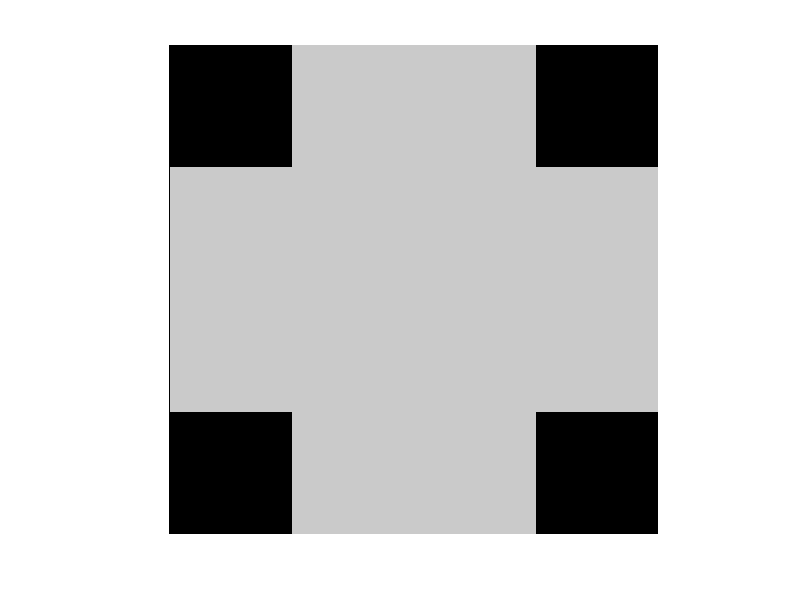
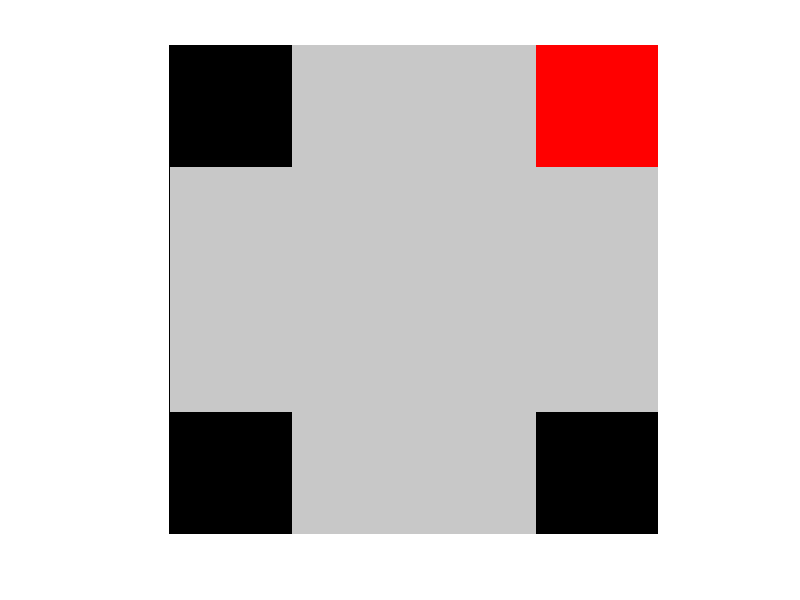

The MATLAB source for these figures, in order:
pkg load image

% Aula 2

clear all
close all

cruz = uint8(zeros(20, 20)); % Criando imagem preta

% Fazendo uma coluna cinza na imagem
for i=1 :size(cruz, 1) 
  for j=6 :15
    cruz(:, j) = 200;
  endfor
endfor
% Fazendo uma linha cinza na imagem
for i=1 :size(cruz, 1)
  for j=6 :15
    cruz(j, :) = 200;
  endfor
endfor

figure('Name', "Cruz"); % Coloca nome para a tela da imagem
imshow(cruz);

cruzColor(:, :, 1) = cruz; % Canal RED
cruzColor(:, :, 2) = cruz; % Canal GREEN
cruzColor(:, :, 3) = cruz; % Canal BLUE

% Pintando quadrado de cima a direita de vermelho
for i=1 :5
  for j=16 : 20
    cruzColor(i, j, 1) = 255;
  endfor
endfor

figure('Name', 'Cruz colorida');
imshow(cruzColor);